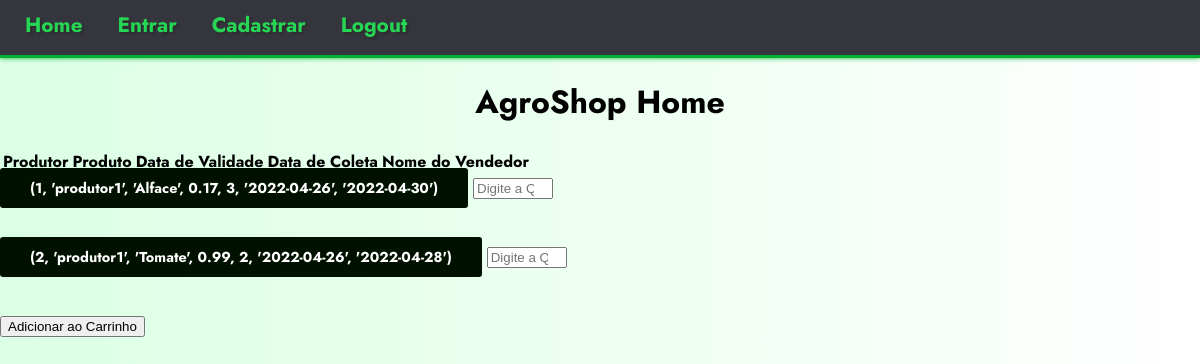
Before: /HomeCliente with the older database file.
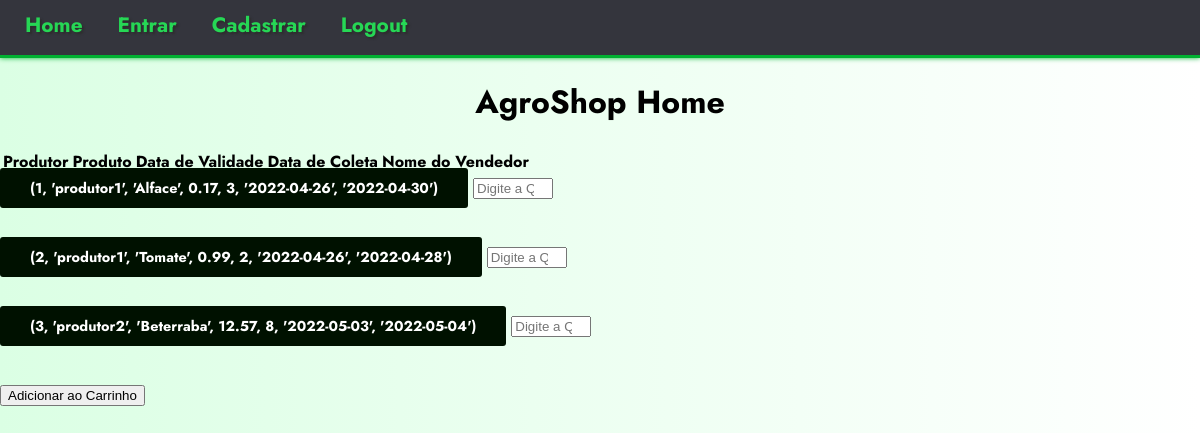
After: the same page with the newer database file.
### website/models.py (models this page shows)
class Produto(db.Model, UserMixin):
    id = db.Column(db.Integer, primary_key=True)
    idProd = db.Column(db.Integer)
    tipo = db.Column(db.String(25))
    preco = db.Column(db.Float)
    quantidade = db.Column(db.Integer)
    dataColeta = db.Column(db.Date)
    dataValidade = db.Column(db.Date)

### website/auth.py (the view)
@auth.route('/HomeCliente', methods = ['GET', 'POST'])
def home_cliente():
    if request.method== 'POST':
        quantidade = request.form.get('quantidade')
    querry = """SELECT Produto.Id, Produtor.Nome, Produto.tipo, Produto.preco, Produto.quantidade, Produto.dataColeta, Produto.dataValidade
    FROM Produto INNER JOIN Produtor on Produto.idProd=Produtor.id"""
    con = sqlite3.connect('AgroShop\website\database.db')
    db = con.cursor()
    Produtos = db.execute(querry)
    Produto=Produtos.fetchall()
    con.close()
    return render_template("home-cliente.html",Produto=Produto)

### website/templates/home-cliente.html (shortened to what this page needs)
<!DOCTYPE html>
<html lang="en">
<head>
</head>
<body>
    <header class="cabecalho">
        <nav class="menu">
            <ul>
                <li>
                    <a href="/">Home</a>
                </li>
                <li>
                    <a href="entrar">Entrar</a>
                </li>
                <li>
                    <a href="cadastrar">Cadastrar</a>
                </li>
                <li>
                    <a href="logout">Logout</a>
                </li>
            </ul>
        </nav>
    </header>
    <h1>AgroShop Home</h1>
    <html>
    <head>
    </head>
    <body>
        <form method="post">
        <table>
            <tr>
                <th>Produtor</th>
                <th>Produto</th>
                <th>Data de Validade</th>
                <th>Data de Coleta</th>
                <th>Nome do Vendedor</th>
            </tr>
        </table>
            {% for produto in Produto %}
            <tr>
                <a href="#serviços" class="botao">{{produto}}</a>
                <input type="number" min="0" max="10000" class="form-control" id="{{produto[0]}}" name="quantidade"
                    placeholder="Digite a Quantidade" />
            </tr>
            <br>
            <br>
            <br>
            {% endfor %}
        <button class="btn-1">Adicionar ao Carrinho</button>
    </form>
    </body>
    </html>
</body>
</html>

### website/templates/home-cliente.html (style rules this page uses)
* { box-sizing: border-box; }
body { margin: 0; font-family: 'Jost', sans-serif; background: linear-gradient(to left, #ffffff, #dbffe4); font-weight: bold; }
.cabecalho { margin: 0%; background-color: rgb(52, 53, 61); border-bottom: solid 3px #00B131; box-shadow: 0 0 5px 0 #00B131; height: 55px; box-sizing: content-box; }
.menu { display: inline-block; vertical-align: top; height: 5px; padding: 10px; }
.menu ul { margin: 0; padding: 0; }
.menu li { display: inline-block; }
.menu a { text-decoration: none; color: #26d755; font-size: 1.3em; text-shadow: 2px 2px 2px #2d2d2d; padding: 15px; }
h1 { text-align: center; }
.botao { color: #FFFFFF; text-decoration: none; padding: 10px 30px; background-color: #001100; font-size: .9em; border-radius: 3px; }

Changed rows visible on the page:
added Produto: produto "(3, 'produtor2', 'Beterraba', 12.57, 8, '2022-05-03', '2022-05-04')"
